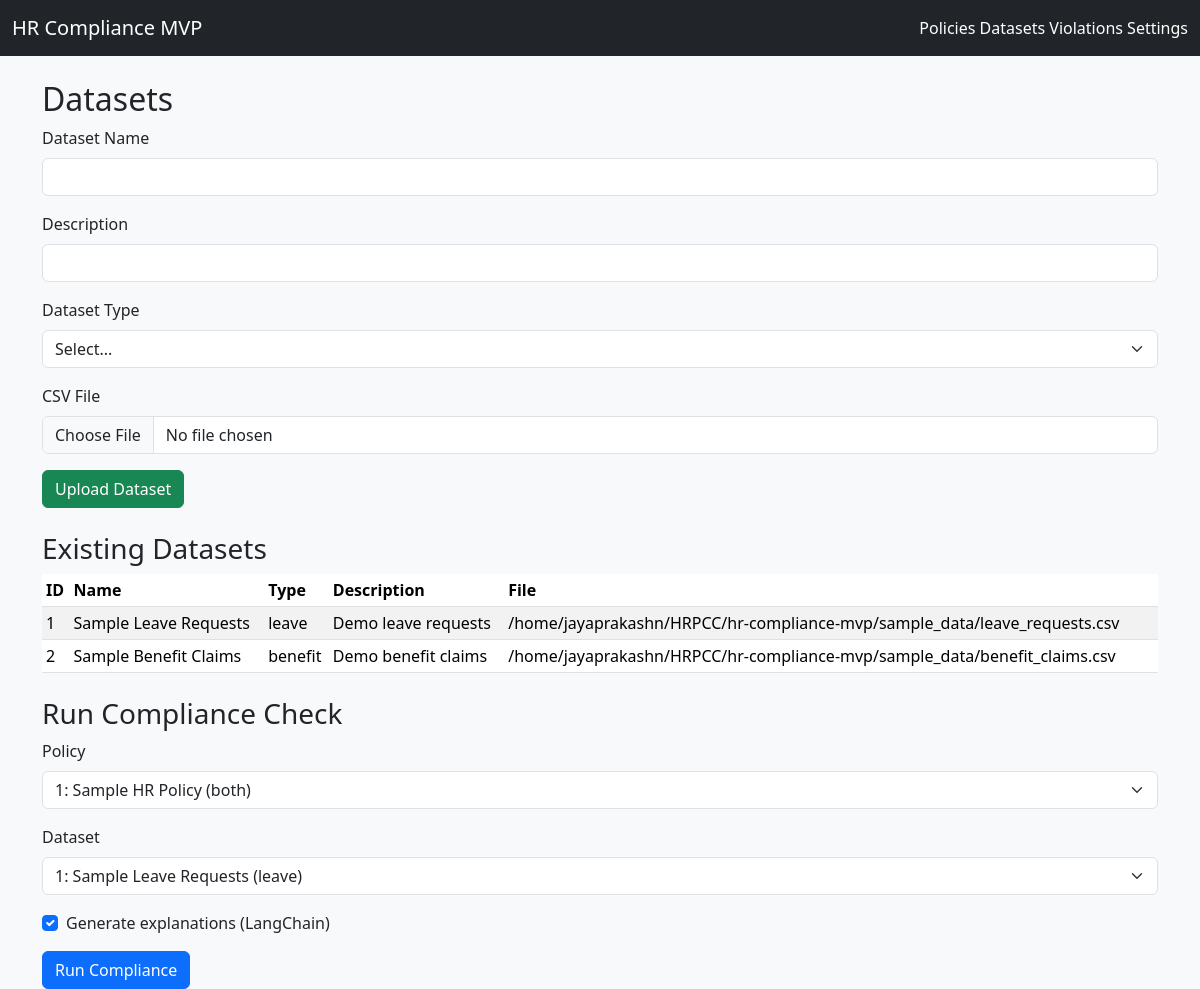
/datasets, run on the app's committed database.
### app/models.py (models this page shows)
class Dataset(Base):
    __tablename__ = "datasets"
    id = Column(Integer, primary_key=True, index=True)
    name = Column(String, index=True)
    description = Column(Text, nullable=True)
    dataset_type = Column(String, index=True)
    file_path = Column(String)  # path to CSV file

### app/app.py (the view, shortened to what this page needs)
    @app.route("/datasets", methods=["GET", "POST"])
    def datasets():
        db = next(get_db())
        datasets = db.query(Dataset).all()
        policies = db.query(Policy).all()
        return render_template(
            "datasets.html", datasets=datasets, policies=policies
        )

### app/db.py (called while the page is built)
def get_db():
    db = SessionLocal()
    try:
        yield db
    finally:
        db.close()

### app/templates/datasets.html (shortened to what this page needs)
{% extends "base.html" %}
{% block content %}
<h2>Datasets</h2>
<form method="post" enctype="multipart/form-data" class="mb-4">
  <div class="mb-3">
    <label class="form-label">Dataset Name</label>
    <input type="text" name="name" class="form-control" required>
  </div>
  <div class="mb-3">
    <label class="form-label">Description</label>
    <input type="text" name="description" class="form-control">
  </div>
  <div class="mb-3">
    <label class="form-label">Dataset Type</label>
    <select name="dataset_type" class="form-select" required>
      <option value="">Select...</option>
    </select>
  </div>
  <div class="mb-3">
    <label class="form-label">CSV File</label>
    <input type="file" name="file" class="form-control" required>
  </div>
  <button type="submit" class="btn btn-success">Upload Dataset</button>
</form>
<h3>Existing Datasets</h3>
<table class="table table-sm table-striped mb-4">
  <thead>
    <tr>
      <th>ID</th><th>Name</th><th>Type</th><th>Description</th><th>File</th>
    </tr>
  </thead>
  <tbody>
  {% for d in datasets %}
    <tr>
      <td>{{ d.id }}</td>
      <td>{{ d.name }}</td>
      <td>{{ d.dataset_type }}</td>
      <td>{{ d.description }}</td>
      <td>{{ d.file_path }}</td>
    </tr>
  {% endfor %}
  </tbody>
</table>
<h3>Run Compliance Check</h3>
<form method="post" action="{{ url_for('run_compliance_route') }}">
  <div class="mb-3">
    <label class="form-label">Policy</label>
    <select name="policy_id" class="form-select" required>
      {% for p in policies %}
        <option value="{{ p.id }}">{{ p.id }}: {{ p.name }} ({{ p.scope }})</option>
      {% endfor %}
    </select>
  </div>
  <div class="mb-3">
    <label class="form-label">Dataset</label>
    <select name="dataset_id" class="form-select" required>
      {% for d in datasets %}
        <option value="{{ d.id }}">{{ d.id }}: {{ d.name }} ({{ d.dataset_type }})</option>
      {% endfor %}
    </select>
  </div>
  <div class="form-check mb-3">
    <input class="form-check-input" type="checkbox" name="explain" id="explain" checked>
    <label class="form-check-label" for="explain">
      Generate explanations (LangChain)
    </label>
  </div>
  <button type="submit" class="btn btn-primary">Run Compliance</button>
</form>
{% endblock %}

### data on the page
Dataset: id "1", name "Sample Leave Requests", dataset_type "leave", description "Demo leave requests", file_path "/home/jayaprakashn/HRPCC/hr-compliance-mvp/sample_data/leave_requests.csv"
Dataset: id "2", name "Sample Benefit Claims", dataset_type "benefit", description "Demo benefit claims", file_path "/home/jayaprakashn/HRPCC/hr-compliance-mvp/sample_data/benefit_claims.csv"

### other printed values
form field policy_id "1: Sample HR Policy (both)"
form field dataset_id "1: Sample Leave Requests (leave)"
